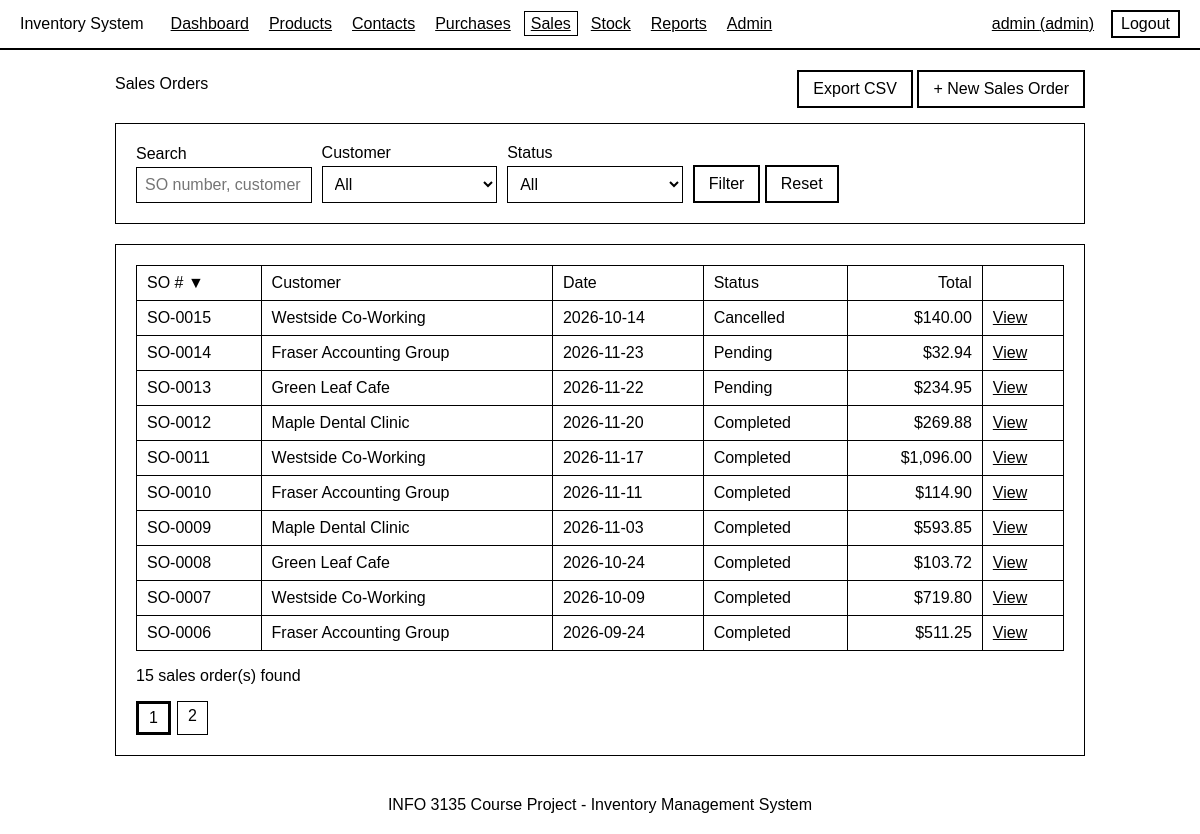
The page /pages/sales_orders.php (signed in) on the database its author committed.
### tables this page shows
CREATE TABLE sales_orders (
    so_id         INT AUTO_INCREMENT PRIMARY KEY,
    customer_id   INT NOT NULL,
    user_id       INT NOT NULL,
    status        ENUM('Pending', 'Completed', 'Cancelled') NOT NULL DEFAULT 'Pending',
    order_date    DATE NOT NULL,
    note          VARCHAR(200) NOT NULL DEFAULT '',
    created_at    TIMESTAMP NOT NULL DEFAULT CURRENT_TIMESTAMP,
    FOREIGN KEY (customer_id) REFERENCES customers(customer_id) ON DELETE RESTRICT,
    FOREIGN KEY (user_id)     REFERENCES users(user_id)         ON DELETE RESTRICT
);

CREATE TABLE customers (
    customer_id   INT AUTO_INCREMENT PRIMARY KEY,
    name          VARCHAR(100) NOT NULL UNIQUE,
    email         VARCHAR(100) NOT NULL,
    phone         VARCHAR(20)  NOT NULL,
    address       VARCHAR(200) NOT NULL DEFAULT ''
);

### pages/sales_orders.php (the view, shortened to what this page needs)
<?php
require_once "../includes/functions.php";
require_once "../includes/orders.php";
$view = in_array(get("show"), ["form", "view"], true) ? get("show") : "list";
if ($view == "list") {
    $q = get("q");
    $sorts = ["id" => "o.so_id", "date" => "o.order_date", "total" => "total", "customer" => "c.name"];
    $sort = array_key_exists(get("sort"), $sorts) ? get("sort") : "id";
    $dir = get("dir") === "asc" ? "ASC" : "DESC";
    $where = [];
    $params = [];
    $whereSql = $where ? "WHERE " . implode(" AND ", $where) : "";
    $stmt = $pdo->prepare("SELECT COUNT(*) FROM sales_orders o JOIN customers c ON c.customer_id = o.customer_id $whereSql");
    $stmt->execute($params);
    $total = (int) $stmt->fetchColumn();
    [$page, $pages, $offset] = paging($total, 10);
    $stmt = $pdo->prepare("
        SELECT o.so_id, o.order_date, o.status, c.name AS customer,
               COALESCE(SUM(i.quantity * i.unit_price), 0) AS total
        FROM sales_orders o
        JOIN customers c ON c.customer_id = o.customer_id
        LEFT JOIN sales_order_items i ON i.so_id = o.so_id
        $whereSql
        GROUP BY o.so_id
        ORDER BY {$sorts[$sort]} $dir
        LIMIT 10 OFFSET $offset");
    $stmt->execute($params);
    $orders = $stmt->fetchAll();
}
?>
<?php if ($view == "list"): ?>
<div class="page-head">
    <h1>Sales Orders</h1>
    <div>
        <a href="sales_orders.php?export=csv" class="btn">Export CSV</a>
        <a href="sales_orders.php?show=form" class="btn">+ New Sales Order</a>
    </div>
</div>
<div class="card">
    <form method="get" action="sales_orders.php" class="filters filters-wide">
        <div class="field">
            <label for="q">Search</label>
            <input type="text" id="q" name="q" value="<?= h($q) ?>" placeholder="SO number, customer or note">
        </div>
        <div class="field">
            <label for="customer">Customer</label>
            <select id="customer" name="customer">
                <option value="">All</option>
            </select>
        </div>
        <div class="field">
            <label for="status">Status</label>
            <select id="status" name="status">
                <option value="">All</option>
            </select>
        </div>
        <div>
            <button type="submit" class="btn">Filter</button>
            <a href="sales_orders.php" class="btn light">Reset</a>
        </div>
    </form>
</div>
<div class="card">
    <div class="table-wrap">
        <table>
            <tr>
                <th><?= sort_link("SO #", "id", $sort, $dir) ?></th>
                <th><?= sort_link("Customer", "customer", $sort, $dir) ?></th>
                <th><?= sort_link("Date", "date", $sort, $dir) ?></th>
                <th>Status</th>
                <th class="num"><?= sort_link("Total", "total", $sort, $dir) ?></th>
                <th></th>
            </tr>
            <?php foreach ($orders as $o): ?>
                <tr>
                    <td><?= h(order_no("SO", $o["so_id"])) ?></td>
                    <td><?= h($o["customer"]) ?></td>
                    <td><?= h($o["order_date"]) ?></td>
                    <td><?= h($o["status"]) ?></td>
                    <td class="num"><?= h(money($o["total"])) ?></td>
                    <td><a href="sales_orders.php?show=view&amp;id=<?= h($o["so_id"]) ?>">View</a></td>
                </tr>
            <?php endforeach; ?>
        </table>
    </div>
    <p><?= h($total) ?> sales order(s) found</p>
</div>
<?php endif; ?>

### assets/css/style.css (style rules this page uses)
* { font: 16px Arial, sans-serif; box-sizing: border-box; }
body { margin: 0; }
a { color: black; }
.card { border: 1px solid black; padding: 20px; margin-bottom: 20px; }
h1, h2 { margin-top: 0; }
.page-head { display: flex; flex-wrap: wrap; justify-content: space-between; align-items: center; gap: 10px; margin-bottom: 15px; }
form { margin: 0; }
.field { margin-bottom: 14px; }
label { display: block; margin-bottom: 4px; }
input, select, textarea { width: 100%; padding: 8px; border: 1px solid black; background: white; }
.filters { display: grid; grid-template-columns: 2fr 1fr 1fr auto auto; gap: 10px; align-items: end; }
.filters .field { margin: 0; }
.filters-wide { grid-template-columns: repeat(5, 1fr) auto; }
.num { text-align: right; }
.btn, button { display: inline-block; padding: 8px 14px; border: 2px solid black; background: white; color: black; text-decoration: none; cursor: pointer; }
.table-wrap { overflow-x: auto; }
table { width: 100%; border-collapse: collapse; }
th, td { padding: 8px 10px; border: 1px solid black; text-align: left; }

### rows shown on the page
sales_orders: so_id "SO-0015", customer.name "Westside Co-Working", order_date "2026-10-14", status "Cancelled", total "$140.00"
sales_orders: so_id "SO-0014", customer.name "Fraser Accounting Group", order_date "2026-11-23", status "Pending", total "$32.94"
sales_orders: so_id "SO-0013", customer.name "Green Leaf Cafe", order_date "2026-11-22", status "Pending", total "$234.95"
sales_orders: so_id "SO-0012", customer.name "Maple Dental Clinic", order_date "2026-11-20", status "Completed", total "$269.88"
sales_orders: so_id "SO-0011", customer.name "Westside Co-Working", order_date "2026-11-17", status "Completed", total "$1,096.00"
sales_orders: so_id "SO-0010", customer.name "Fraser Accounting Group", order_date "2026-11-11", status "Completed", total "$114.90"
sales_orders: so_id "SO-0009", customer.name "Maple Dental Clinic", order_date "2026-11-03", status "Completed", total "$593.85"
sales_orders: so_id "SO-0008", customer.name "Green Leaf Cafe", order_date "2026-10-24", status "Completed", total "$103.72"
sales_orders: so_id "SO-0007", customer.name "Westside Co-Working", order_date "2026-10-09", status "Completed", total "$719.80"
sales_orders: so_id "SO-0006", customer.name "Fraser Accounting Group", order_date "2026-09-24", status "Completed", total "$511.25"

### other values the page prints
$label "Dashboard Products Contacts Purchases Sales Stock Reports Admin"
$_SESSION["username"] "admin"
$_SESSION["role"] "admin"
$label "SO # Customer Date Total"
$arrow "▼"
$total "15"
